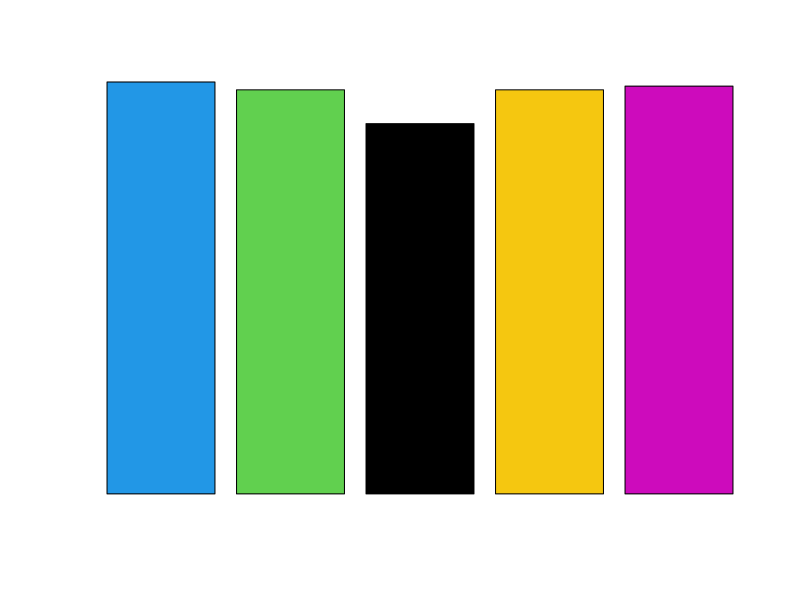

Write R code to recreate this figure. (Note: this script raises an error after producing the figure.)

###Logistic Regression

log.spec <- c(  0.999,
                0.980,
                0.898,
                0.980,
                0.989)

barplot(log.spec,main = "Logistic Regression Method Used - AUC",
        xlab = "Method",
        ylab = "Performance Measure",
        names.arg = c("NS", "OS", "US", "Both", "ROSE", "SMOTE"),
        col=c(4,3,1,7,6,"Pink"),
        horiz = FALSE)

log.recall <- c(  0.633,
                  0.887,
                  0.927,
                  0.887,
                  0.847)

barplot(log.recall,main = "Logistic Regression Method Used - AUC",
        xlab = "Method",
        ylab = "Performance Measure",
        names.arg = c("NS", "OS", "US", "Both", "ROSE", "SMOTE"),
        col=c(4,3,1,7,6,"Pink"),
        horiz = FALSE)

log.AUC <- c( 0.944,
              0.97,
              0.913,
              0.971,
              0.969)

barplot(log.AUC,main = "Logistic Regression Method Used - AUC",
        xlab = "Method",
        ylab = "Performance Measure",
        names.arg = c("NS", "OS", "US", "Both", "ROSE", "SMOTE"),
        col=c(4,3,1,7,6,"Pink"),
        horiz = FALSE)

###Trees

tree.AUC <- c( 0.890,  0.941,0.913, 0.947,0.914,0.945)

barplot(tree.AUC,main = "Decision Tree Method Used - AUC",
        xlab = "Method",
        ylab = "Performance Measure",
        names.arg = c("NS", "OS", "US", "Both", "ROSE", "SMOTE"),
        col=c(4,3,1,7,6,"Pink"),
        horiz = FALSE)

tree.Spec <- c(  0.999,
                 0.970,
                 0.972,
                 0.971,
                 0.972)

barplot(tree.Spec,main = "Decision Tree Method Used - AUC",
        xlab = "Method",
        ylab = "Performance Measure",
        names.arg = c("NS", "OS", "US", "Both", "ROSE", "SMOTE"),
        col=c(4,3,1,7,6,"Pink"),
        horiz = FALSE)


tree.Recall <- c(  0.774,
                   0.790,
                   0.806,
                   0.793,
                   0.805,
                   0.833)

barplot(tree.Recall,main = "Decision Tree Method Used - AUC",
        xlab = "Method",
        ylab = "Performance Measure",
        names.arg = c("NS", "OS", "US", "Both", "ROSE", "SMOTE"),
        col=c(4,3,1,7,6,"Pink"),
        horiz = FALSE)
###For Neural Networks
NN.AUC <- c(  0.998,
              0.500,
              0.494,
              0.999,
              0.535,
              0.989 )
              

barplot(NN.AUC,main = "Neural Network Method Used - AUC",
        xlab = "Method",
        ylab = "Performance Measure",
        names.arg = c("NS", "OS", "US", "Both", "ROSE", "SMOTE"),
        col=c(4,3,1,7,6,"Pink"),
        horiz = FALSE)


NN.Recall <- c(   0.998,
                  0.499,
                  0.498,
                  0.982,
                  0.529,
                  0.989
)


barplot(NN.Recall,main = "Neural Network Method Used - Recall",
        xlab = "Method",
        ylab = "Performance Measure",
        names.arg = c("NS", "OS", "US", "Both", "ROSE", "SMOTE"),
        col=c(4,3,1,7,6,"Pink"),
        horiz = FALSE)


NN.Spec <- c(    0.998,
                 0.499,
                 0.519,
                 1.0,
                 0.947,
                 0.989
                 
)


barplot(NN.Spec,main = "Neural Network Method Used - Specificity",
        xlab = "Method",
        ylab = "Performance Measure",
        names.arg = c("NS", "OS", "US", "Both", "ROSE", "SMOTE"),
        col=c(4,3,1,7,6,"Pink"),
        horiz = FALSE)


###For Naive Bayes

NB.AUC <- c(   0.883,
               0.894,
               0.887,
               0.887,
               0.884,
               0.892
)


barplot(NB.AUC,main = "Naive Bayes Method Used - AUC",
        xlab = "Method",
        ylab = "Performance Measure",
        names.arg = c("NS", "OS", "US", "Both", "ROSE", "SMOTE"),
        col=c(4,3,1,7,6,"Pink"),
        horiz = FALSE)


NB.Recall <- c(    0.787,
                   0.813,
                   0.807,
                   0.800,
                   0.787,
                   0.820
                   
)


barplot(NB.Recall,main = "Naive Bayes Method Used - Recall",
        xlab = "Method",
        ylab = "Performance Measure",
        names.arg = c("NS", "OS", "US", "Both", "ROSE", "SMOTE"),
        col=c(4,3,1,7,6,"Pink"),
        horiz = FALSE)


NB.Spec <- c(    0.999,
                 0.999,
                 0.999,
                 0.999,
                 0.999,
                 0.999
)


barplot(NB.Spec,main = "Naive Bayes Method Used - Specificity",
        xlab = "Method",
        ylab = "Performance Measure",
        names.arg = c("NS", "OS", "US", "Both", "ROSE", "SMOTE"),
        col=c(4,3,1,7,6,"Pink"),
        horiz = FALSE)


###For Boosting

Boost.AUC <- c( 0.913,
                0.965,
                0.979,
                0.981,
                0.945,
                0.997)


barplot(Boost.AUC,main = "Boosting - AUC",
        xlab = "Method",
        ylab = "Performance Measure",
        names.arg = c("NS", "OS", "US", "Both", "ROSE", "SMOTE"),
        col=c(4,3,1,7,6,"Pink"),
        horiz = FALSE)


Boost.Recall <- c(    0.825,
                      0.831,
                      0.880,
                      0.867,
                      0.847,
                      1
                      
                   
)


barplot(Boost.Recall,main = "Boosting - Recall",
        xlab = "Method",
        ylab = "Performance Measure",
        names.arg = c("NS", "OS", "US", "Both", "ROSE", "SMOTE"),
        col=c(4,3,1,7,6,"Pink"),
        horiz = FALSE)


Boost.Spec <- c(    0.999,
                 0.999,
                 0.999,
                 0.999,
                 0.999,
                 0.999
)


barplot(Boost.Spec,main = "Boosting - Specificity",
        xlab = "Method",
        ylab = "Performance Measure",
        names.arg = c("NS", "OS", "US", "Both", "ROSE", "SMOTE"),
        col=c(4,3,1,7,6,"Pink"),
        horiz = FALSE)


###Random Forest

RF.AUC <- c(  0.883,
              0.894,
              0.887,
              0.887,
              0.884,
              0.892)


barplot(RF.AUC,main = "Random Forest - AUC",
        xlab = "Method",
        ylab = "Performance Measure",
        names.arg = c("NS", "OS", "US", "Both", "ROSE", "SMOTE"),
        col=c(4,3,1,7,6,"Pink"),
        horiz = FALSE)


RF.Recall <- c(     0.787,
                    0.813,
                    0.807,
                    0.800,
                    0.787,
                    0.820)
                    


barplot(RF.Recall,main = "Random Forest - Recall",
        xlab = "Method",
        ylab = "Performance Measure",
        names.arg = c("NS", "OS", "US", "Both", "ROSE", "SMOTE"),
        col=c(4,3,1,7,6,"Pink"),
        horiz = FALSE)


RF.Spec <- c(    0.999,
                    0.999,
                    0.999,
                    0.999,
                    0.999,
                    0.999
)


barplot(RF.Spec,main = "Random Forest - Specificity",
        xlab = "Method",
        ylab = "Performance Measure",
        names.arg = c("NS", "OS", "US", "Both", "ROSE", "SMOTE"),
        col=c(4,3,1,7,6,"Pink"),
        horiz = FALSE)



###KNN

KNN.AUC <- c(  0.844,
               0.845,
               0.881,
               0.876,
               0.866,
               0.880
)


barplot(RF.AUC,main = "K Nearest Neighbors - AUC",
        xlab = "Method",
        ylab = "Performance Measure",
        names.arg = c("NS", "OS", "US", "Both", "ROSE", "SMOTE"),
        col=c(4,3,1,7,6,"Pink"),
        horiz = FALSE)


KNN.Recall <- c(     0.774,
                     0.790,
                     0.806,
                     0.793,
                     0.805,
                     0.833
                     )


barplot(RF.Recall,main = "K Nearest Neighbors - Recall",
        xlab = "Method",
        ylab = "Performance Measure",
        names.arg = c("NS", "OS", "US", "Both", "ROSE", "SMOTE"),
        col=c(4,3,1,7,6,"Pink"),
        horiz = FALSE)

KNN.Spec <- c(    0.999,
                 0.999,
                 0.999,
                 0.999,
                 0.999,
                 0.999
)


barplot(RF.Spec,main = "K Nearest Neighbors - Specificity",
        xlab = "Method",
        ylab = "Performance Measure",
        names.arg = c("NS", "OS", "US", "Both", "ROSE", "SMOTE"),
        col=c(4,3,1,7,6,"Pink"),
        horiz = FALSE)

